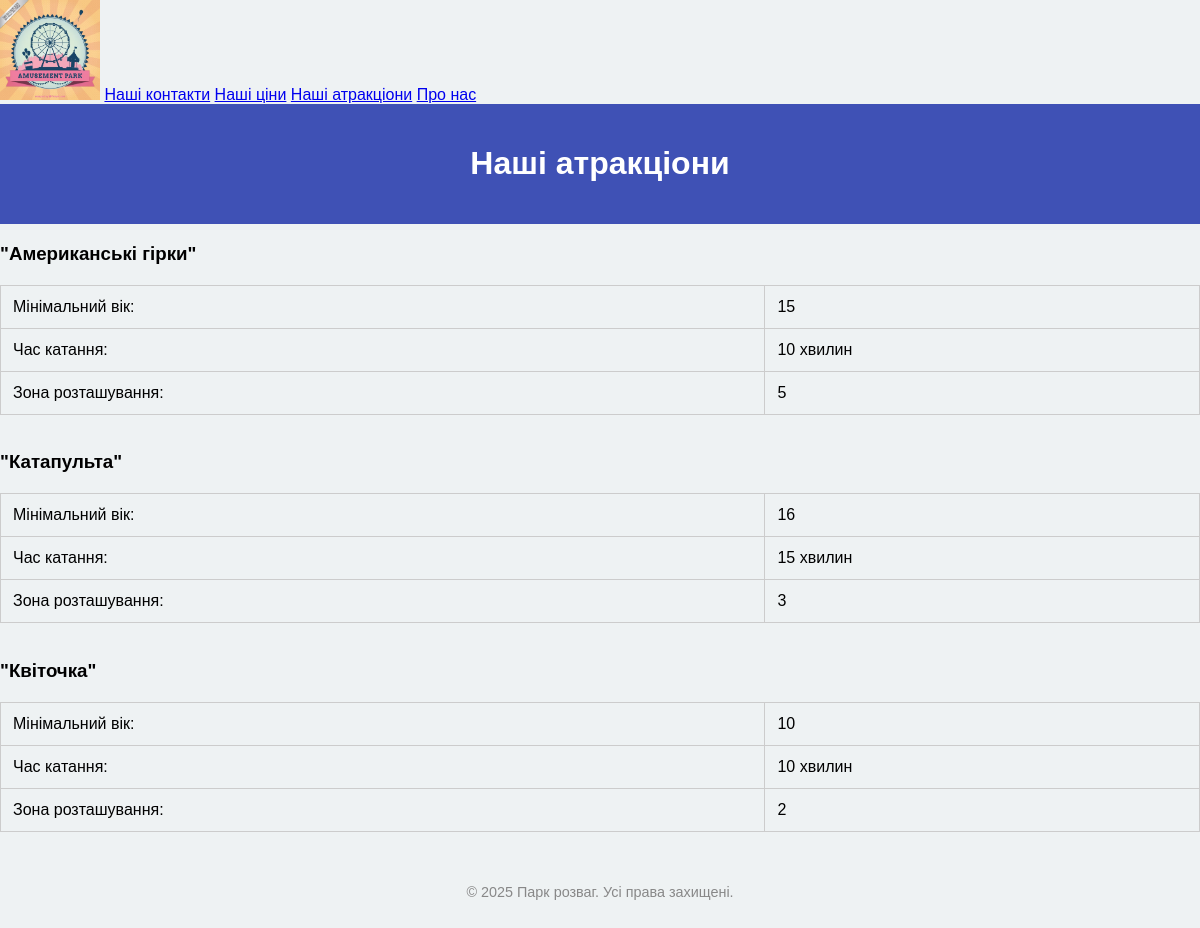
The app's page /attractions, older data.
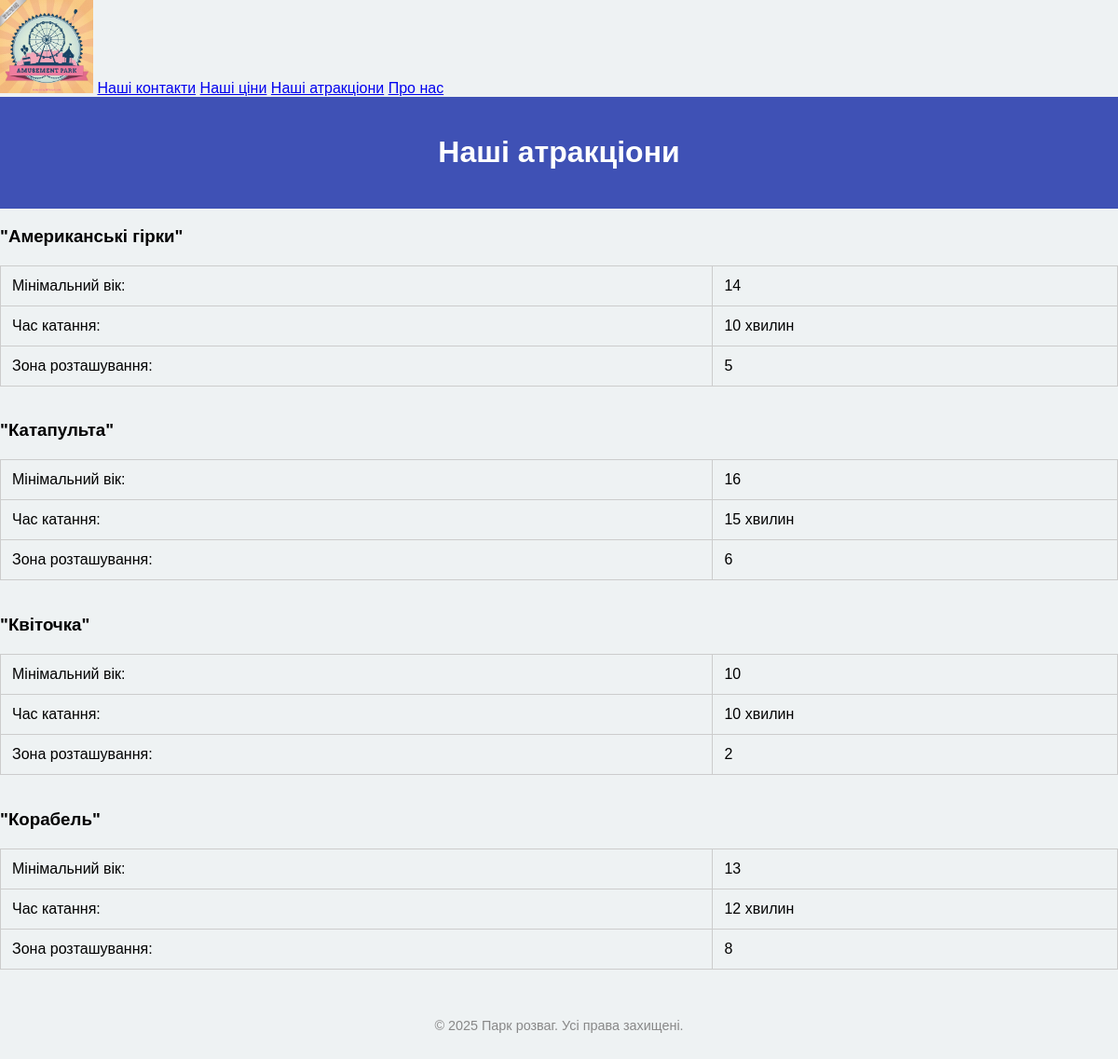
The same page, newer data.
### main/models.py (models this page shows, shortened)
class Attractions(models.Model):
    id = models.IntegerField("№", primary_key=True)
    time = models.CharField("Час катання", max_length=20)
    name = models.CharField("Назва атракціону", max_length=20)
    min_age = models.IntegerField("Мінімальний вік")
    zone = models.IntegerField("Зона розташування")

### main/views.py (the view)
# urls.py: path('attractions', views.show_attractions, name = "attractions")
def show_attractions(request):
        all_attractions = Attractions.objects.all()
        count_of_attractions = len(all_attractions)
        return render(request, "main/attractions.html", {'attractions': all_attractions, "count" : count_of_attractions})

### main/templates/main/attractions.html (shortened to what this page needs)
{% extends "layout.html" %}
    {% block content %}
    <header>
        <h1>Наші атракціони</h1>
    </header>
    {% if  count == 0%}
      <h5>Поки що немає атракціонів</h5>
    {% else %}
      {% for i in attractions %}
          <h3>"{{ i.name }}"</h3>
        <table>
            <tr>
                <td>Мінімальний вік:</td>
                <td>{{ i.min_age }}</td>
            </tr>
            <tr>
                <td>Час катання:</td>
                <td>{{ i.time }}</td>
            </tr>
            <tr>
                <td>Зона розташування:</td>
                <td>{{ i.zone }}</td>
            </tr>
        </table>
        <br>
      {% endfor %}
    {% endif %}
    {% endblock %}

Row changes from the older to the newer data that the page shows:
changed Attractions "Американські гірки": min_age "15" → "14"
changed Attractions "Катапульта": zone "3" → "6"
added Attractions: name "Корабель", min_age "13", time "12 хвилин", zone "8"
